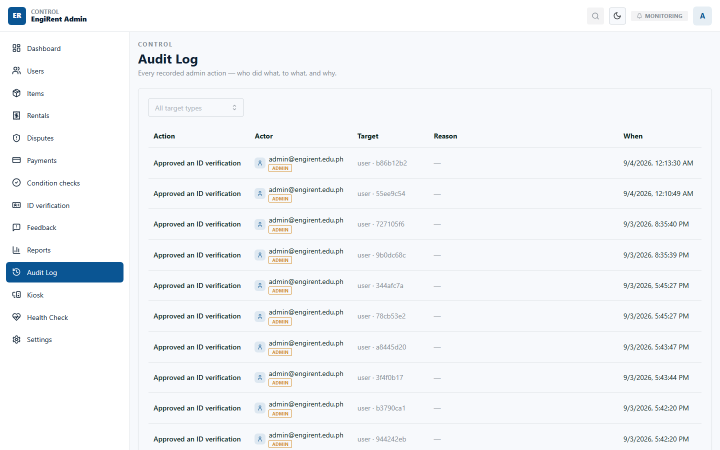
#> input picture design/before/admin-audit-log-desktop.png, 1440 x 900 px (shown at 1/2 size); its folder holds only this picture in this run
$ python -i ocr.py   (imports and definitions only)
#> lines starting #> are read from the running program, lines starting #| are printed output that depends on the picture; after the words box and inside, x2 and y2 are one past the last pixel; in counts of white or black regions, pixels touching at a corner belong together
#> further down, picture is the input picture: shape (900, 1440, 3); mean B, G, R 247.6, 244.9, 242.5
### server/python_server/services/ml/app/utils/image.py
"""Image preprocessing utilities."""

import io

import cv2
import numpy as np
from PIL import Image as _PILImage

from ..config import settings


def load_image(source: str | bytes | np.ndarray) -> np.ndarray:
    """Load image from file path, bytes, or numpy array."""
    if isinstance(source, np.ndarray):
        return source
    if isinstance(source, bytes):
        # Use Pillow to avoid the cv2.imdecode / numpy ABI incompatibility
        # that causes "buf is not a numpy array" in the Render Docker environment.
        pil = _PILImage.open(io.BytesIO(source)).convert("RGB")
        img = cv2.cvtColor(np.array(pil), cv2.COLOR_RGB2BGR)
    else:
        img = cv2.imread(source)

    if img is None:
        raise ValueError(f"Could not load image from: {source!r}")

    # Clamp oversized images before any processing to prevent OOM on large phone photos.
    h, w = img.shape[:2]
    max_dim = settings.max_image_size
    if h > max_dim or w > max_dim:
        scale = max_dim / max(h, w)
        img = cv2.resize(img, (int(w * scale), int(h * scale)), interpolation=cv2.INTER_AREA)

    return img


# [78 lines left out: functions normalize_lighting, white_balance, resize_image, preprocess, not called in this run]

### server/python_server/services/ml/app/utils/ocr.py
"""
OCR utility for serial number / text extraction (Phase 3).

Uses pytesseract to detect text on items (serial numbers, brand names,
model numbers) for additional verification confidence.
"""

import logging
import re

import cv2
import numpy as np

from .image import load_image

logger = logging.getLogger(__name__)


# D-111 (2026-09-25): the server had pytesseract but no Tesseract binary, so
# every OCR call failed and was swallowed. The standard Windows installer puts it
# here, and a Scheduled Task's PATH may not include that folder, so look there
# when it is not on PATH.
_WINDOWS_DEFAULT = r"C:\Program Files\Tesseract-OCR\tesseract.exe"
_located = False


def _locate_tesseract(pytesseract) -> None:
    global _located
    if _located:
        return
    _located = True
    import os
    import shutil

    if shutil.which("tesseract") is None and os.path.exists(_WINDOWS_DEFAULT):
        pytesseract.pytesseract.tesseract_cmd = _WINDOWS_DEFAULT


def extract_text(source: str | bytes | np.ndarray) -> str:
    """
    Extract text from an image using Tesseract OCR.

    Returns:
        Extracted text string (may be empty if no text found).
    """
    try:
        import pytesseract
    except ImportError:
        logger.warning("pytesseract not installed, skipping OCR")
        return ""
    _locate_tesseract(pytesseract)

    try:
        img = load_image(source)
        gray = cv2.cvtColor(img, cv2.COLOR_BGR2GRAY)

        # Enhance for OCR: threshold + denoise
        gray = cv2.GaussianBlur(gray, (3, 3), 0)
        gray = cv2.adaptiveThreshold(gray, 255, cv2.ADAPTIVE_THRESH_GAUSSIAN_C, cv2.THRESH_BINARY, 11, 2)
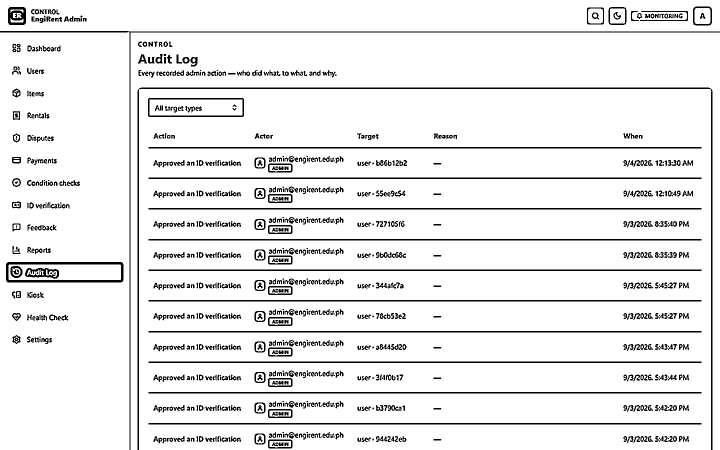
#> gray: shape (900, 1440) (shown at 1/2 size); 92.1% white; 909 black regions (132 under 20 px), largest, box (x1, y1, x2, y2) and area: (275, 175, 1425, 900) 7746, (0, 62, 1440, 900) 4804, (297, 294, 1403, 297) 3318

        text = pytesseract.image_to_string(gray, config="--psm 6")
        return text.strip()
    except Exception as e:
        logger.warning("OCR extraction failed: %s", e)
        return ""


# [57 lines left out: functions find_serial_numbers, match_serial_numbers, not called in this run]

>>> import cv2
>>> picture = cv2.imread('../../../../../../design/before/admin-audit-log-desktop.png')
>>> result = extract_text(picture)
#> result = ''

$ run again, on design/before/admin-audit-log-mobile.png
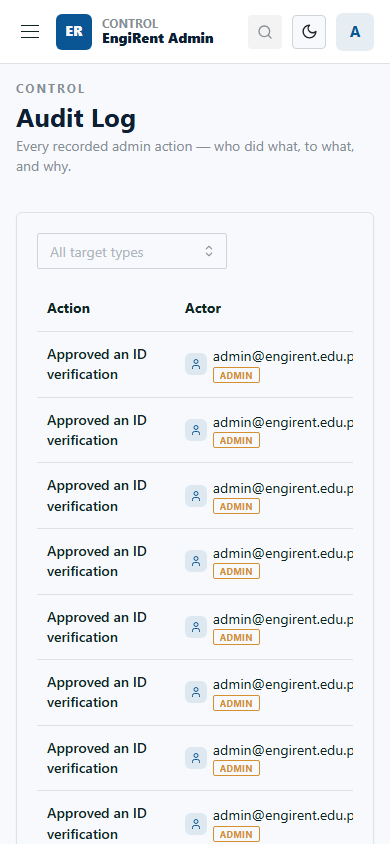
#> input picture design/before/admin-audit-log-mobile.png, 390 x 844 px
#> picture is the input picture: shape (844, 390, 3); mean B, G, R 243.3, 240.7, 238.1
#> in extract_text, `gray = cv2.GaussianBlur(gray, (3, 3), 0)`:
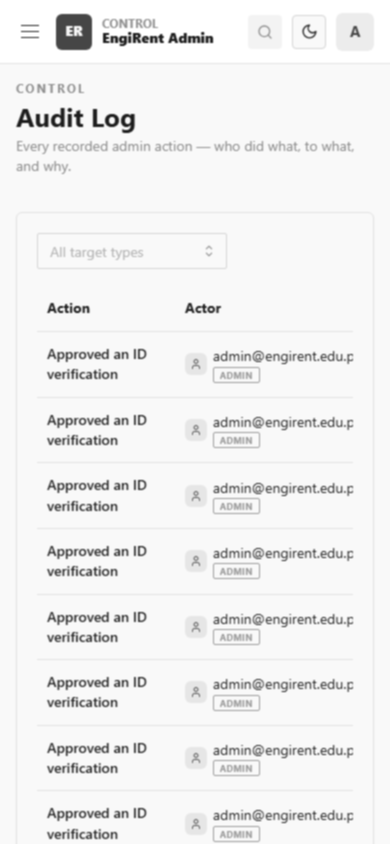
#> gray: shape (844, 390); min 28, max 255, mean 240.5
#> in extract_text, `gray = cv2.adaptiveThreshold(gray, 255, cv2.ADAPTIVE_THRESH_GAUSSIAN_C..`:
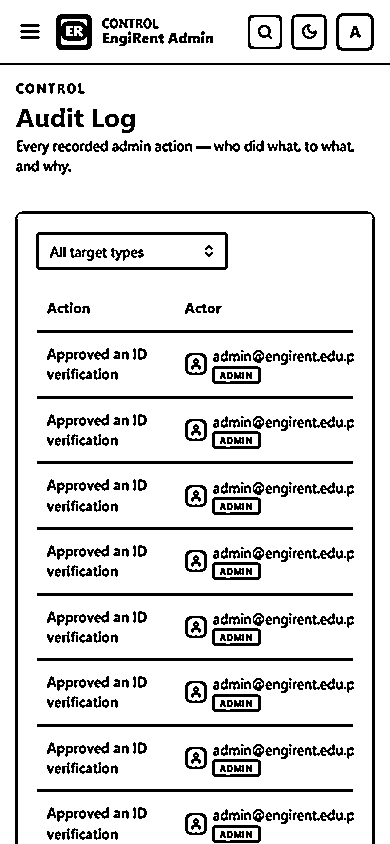
#> gray: shape (844, 390); 87.6% white; 462 black regions (66 under 20 px), largest, box (x1, y1, x2, y2) and area: (15, 211, 375, 844) 4824, (36, 232, 228, 270) 1332, (37, 330, 353, 333) 948
#> result = ''

$ run again, on design/before/admin-dashboard-desktop.png
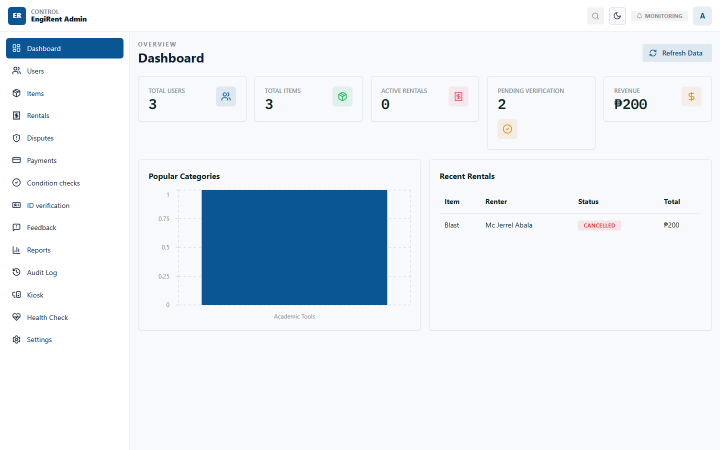
#> input picture design/before/admin-dashboard-desktop.png, 1440 x 900 px (shown at 1/2 size)
#> picture is the input picture: shape (900, 1440, 3); mean B, G, R 242.8, 236, 228.9
#> in extract_text, `gray = cv2.cvtColor(img, cv2.COLOR_BGR2GRAY)`:
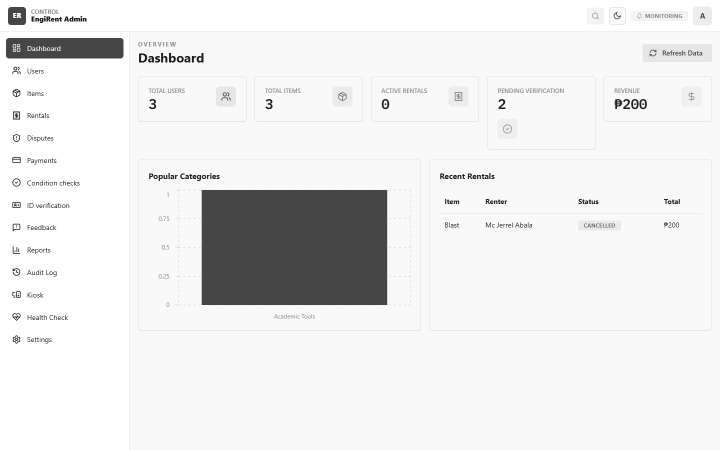
#> gray: shape (900, 1440) (shown at 1/2 size); min 27, max 255, mean 234.9
#> in extract_text, `gray = cv2.adaptiveThreshold(gray, 255, cv2.ADAPTIVE_THRESH_GAUSSIAN_C..`:
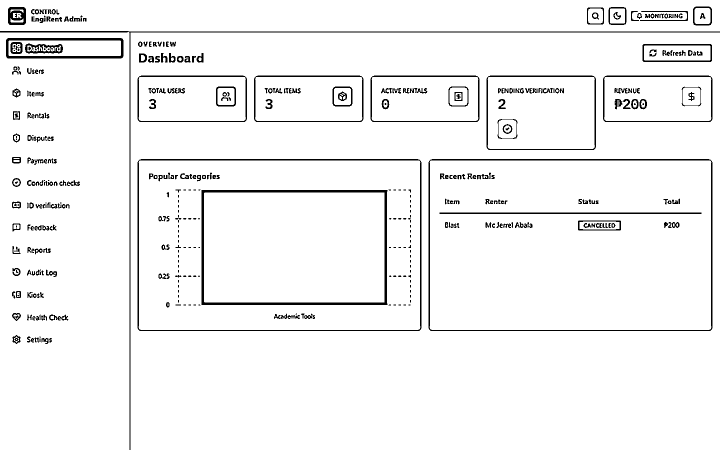
#> gray: shape (900, 1440) (shown at 1/2 size); 95.5% white; 428 black regions (127 under 20 px), largest, box (x1, y1, x2, y2) and area: (403, 380, 775, 610) 5918, (275, 318, 843, 662) 4820, (857, 318, 1425, 662) 4820
#> result = ''

$ run again, on design/before/admin-dashboard-mobile.png
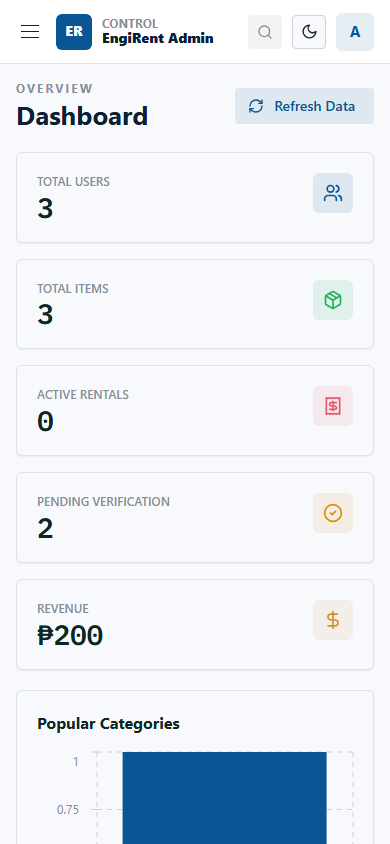
#> input picture design/before/admin-dashboard-mobile.png, 390 x 844 px
#> picture is the input picture: shape (844, 390, 3); mean B, G, R 241.3, 234.8, 228
#> in extract_text, `gray = cv2.cvtColor(img, cv2.COLOR_BGR2GRAY)`:
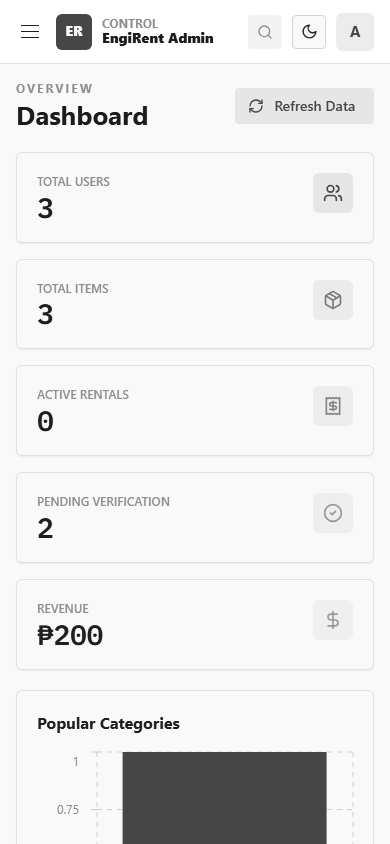
#> gray: shape (844, 390); min 28, max 255, mean 233.7
#> in extract_text, `gray = cv2.adaptiveThreshold(gray, 255, cv2.ADAPTIVE_THRESH_GAUSSIAN_C..`:
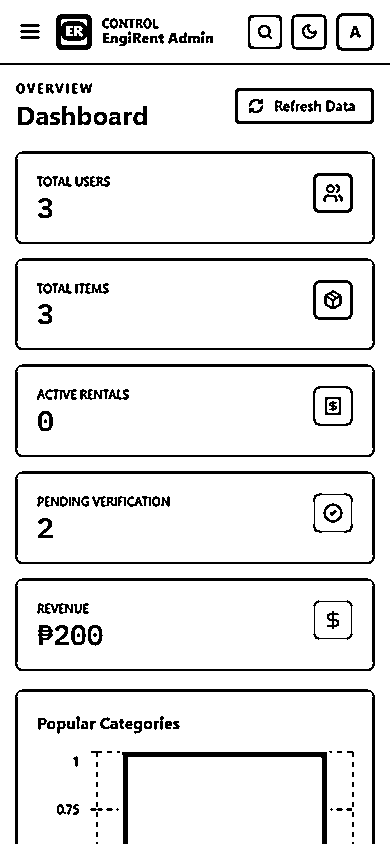
#> gray: shape (844, 390); 91% white; 172 black regions (36 under 20 px), largest, box (x1, y1, x2, y2) and area: (15, 151, 375, 244) 2274, (15, 364, 375, 457) 2274, (15, 471, 375, 564) 2274
#> result = ''
